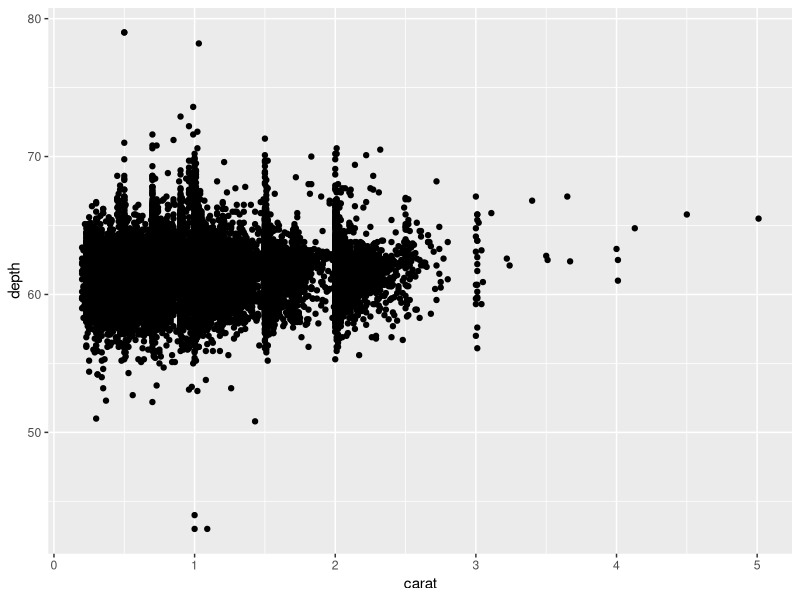
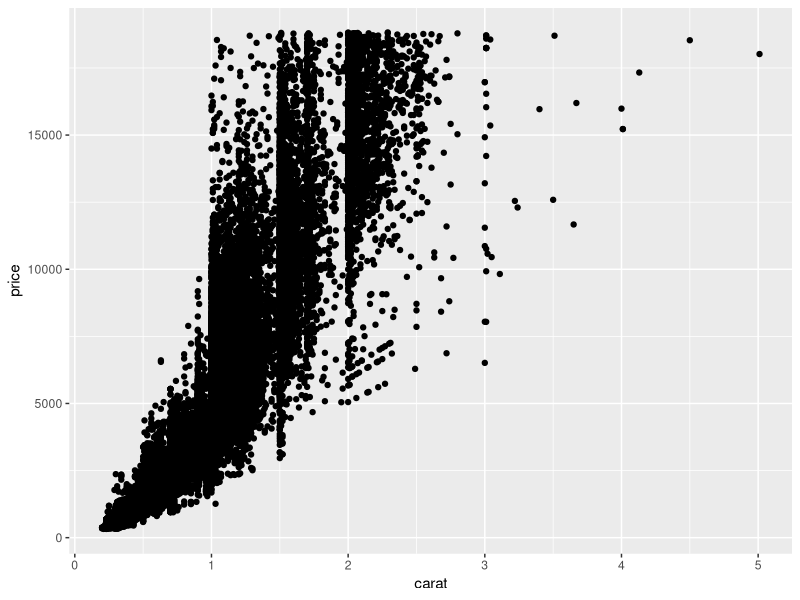
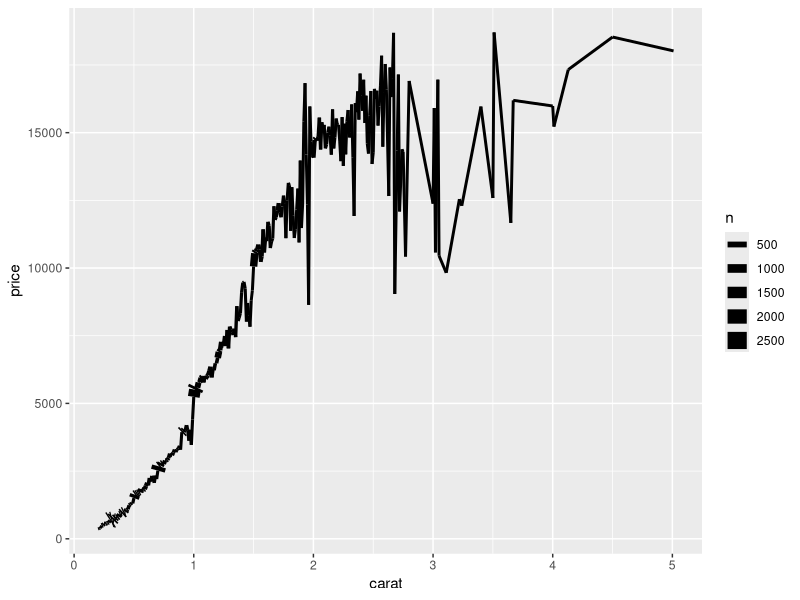
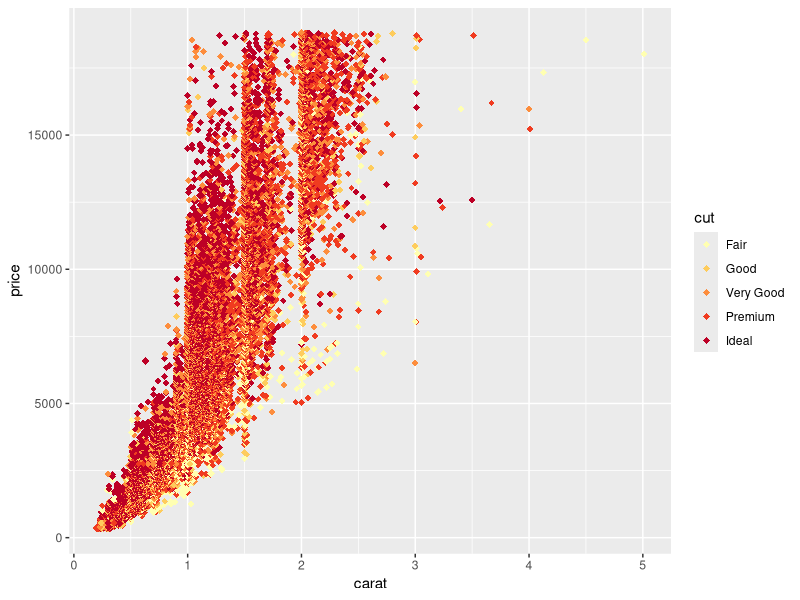

Recreate these plots in R, in order.
## ---- chunk 1
library(tidyverse)
# knitr options
knitr::opts_chunk$set(echo = TRUE)
## ---- chunk 2
## NOTE: No need to edit; run and inspect

ggplot(            # 1. Starting a ggplot
  data = diamonds  # 2. Dataset to visualize
) +                # 3. Adding elements to the plot
  geom_point(      # 4. Geometry
    mapping = aes( # 5. `Aes`thetic mapping
      x = carat,   # 5.1. Mapping the `x` variable
      y = depth    # 5.2. Mapping the `y` variable
    )
  )
## ---- chunk 3
## TODO: Complete this code
diamonds |> 
  ggplot() +
  geom_point(
    mapping = aes(
      x = carat,
      y = price
    )
  )
## ---- chunk 4
## NOTE: This is some more advanced code we'll learn to write later
diamonds %>% 
  group_by(carat) %>% 
  summarize(
    price = mean(price),
    n = n()
  ) %>% 
  
  # This is the focus of this code: Note the 
  # additional `linewidth` argument to aes()
  ggplot() +
  geom_line(aes(x = carat, y = price, linewidth = n))
## ---- chunk 5
## TODO: Complete this code
diamonds |>
  ggplot() +
  geom_point(
    shape = 18,
    size = 2,
    mapping = aes(
      x = carat,
      y = price,
      color = cut
    )
  ) +
  scale_color_brewer(palette = "YlOrRd")
